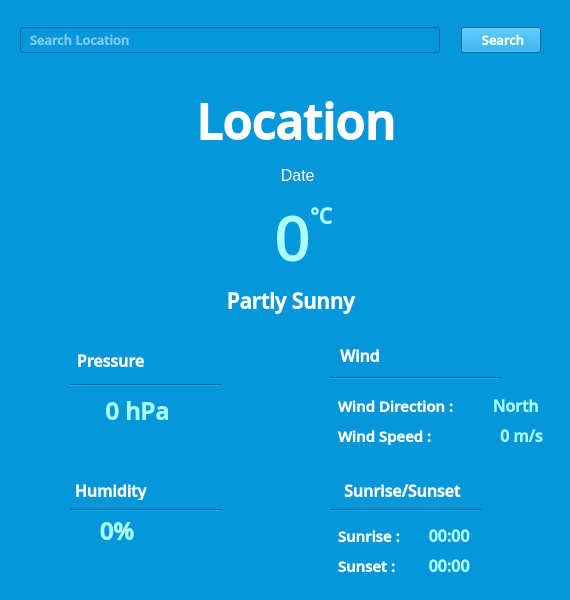
<?xml version="1.0" encoding="UTF-8"?>
<ui version="4.0">
 <class>Widget</class>
 <widget class="QWidget" name="Widget">
  <property name="geometry">
   <rect>
    <x>0</x>
    <y>0</y>
    <width>570</width>
    <height>600</height>
   </rect>
  </property>
  <property name="minimumSize">
   <size>
    <width>570</width>
    <height>600</height>
   </size>
  </property>
  <property name="maximumSize">
   <size>
    <width>570</width>
    <height>600</height>
   </size>
  </property>
  <property name="windowTitle">
   <string>Weather</string>
  </property>
  <property name="windowIcon">
   <iconset theme="weather"/>
  </property>
  <property name="styleSheet">
   <string notr="true">background-color:#0697da;
</string>
  </property>
  <widget class="QLabel" name="temperature">
   <property name="geometry">
    <rect>
     <x>210</x>
     <y>200</y>
     <width>101</width>
     <height>71</height>
    </rect>
   </property>
   <property name="font">
    <font>
     <family>Open Sans Semibold</family>
     <pointsize>48</pointsize>
     <bold>true</bold>
    </font>
   </property>
   <property name="cursor">
    <cursorShape>PointingHandCursor</cursorShape>
   </property>
   <property name="styleSheet">
    <string notr="true">color: rgb(170, 255, 255);</string>
   </property>
   <property name="text">
    <string>0</string>
   </property>
   <property name="alignment">
    <set>Qt::AlignRight|Qt::AlignTrailing|Qt::AlignVCenter</set>
   </property>
  </widget>
  <widget class="QLabel" name="weatherlabel">
   <property name="geometry">
    <rect>
     <x>0</x>
     <y>280</y>
     <width>581</width>
     <height>41</height>
    </rect>
   </property>
   <property name="font">
    <font>
     <family>Open Sans Semibold</family>
     <pointsize>16</pointsize>
     <bold>true</bold>
    </font>
   </property>
   <property name="styleSheet">
    <string notr="true">color: #ffffff;</string>
   </property>
   <property name="text">
    <string>Partly Sunny</string>
   </property>
   <property name="alignment">
    <set>Qt::AlignCenter</set>
   </property>
  </widget>
  <widget class="QLabel" name="date">
   <property name="geometry">
    <rect>
     <x>0</x>
     <y>160</y>
     <width>591</width>
     <height>31</height>
    </rect>
   </property>
   <property name="font">
    <font>
     <family>Yu Gothic UI</family>
     <pointsize>12</pointsize>
    </font>
   </property>
   <property name="styleSheet">
    <string notr="true">color: #ffffff;</string>
   </property>
   <property name="text">
    <string> Date</string>
   </property>
   <property name="alignment">
    <set>Qt::AlignCenter</set>
   </property>
  </widget>
  <widget class="QLabel" name="sunrise">
   <property name="geometry">
    <rect>
     <x>340</x>
     <y>470</y>
     <width>161</width>
     <height>41</height>
    </rect>
   </property>
   <property name="font">
    <font>
     <family>Open Sans Semibold</family>
     <pointsize>12</pointsize>
     <bold>true</bold>
    </font>
   </property>
   <property name="styleSheet">
    <string notr="true">color: #ffffff;</string>
   </property>
   <property name="text">
    <string> Sunrise/Sunset</string>
   </property>
  </widget>
  <widget class="Line" name="line_3">
   <property name="geometry">
    <rect>
     <x>70</x>
     <y>375</y>
     <width>151</width>
     <height>21</height>
    </rect>
   </property>
   <property name="font">
    <font>
     <bold>true</bold>
    </font>
   </property>
   <property name="styleSheet">
    <string notr="true">color: rgb(170, 255, 255);</string>
   </property>
   <property name="orientation">
    <enum>Qt::Horizontal</enum>
   </property>
  </widget>
  <widget class="QLabel" name="wind">
   <property name="geometry">
    <rect>
     <x>340</x>
     <y>340</y>
     <width>111</width>
     <height>31</height>
    </rect>
   </property>
   <property name="font">
    <font>
     <family>Open Sans Semibold</family>
     <pointsize>12</pointsize>
     <bold>true</bold>
    </font>
   </property>
   <property name="styleSheet">
    <string notr="true">color: #ffffff;</string>
   </property>
   <property name="text">
    <string>Wind</string>
   </property>
  </widget>
  <widget class="QWidget" name="layoutWidget">
   <property name="geometry">
    <rect>
     <x>20</x>
     <y>20</y>
     <width>521</width>
     <height>41</height>
    </rect>
   </property>
   <layout class="QHBoxLayout" name="horizontalLayout">
    <item>
     <widget class="QLineEdit" name="query">
      <property name="font">
       <font>
        <family>Open Sans Semibold</family>
        <pointsize>10</pointsize>
        <bold>true</bold>
       </font>
      </property>
      <property name="styleSheet">
       <string notr="true">color: #ffffff;
border-color: rgb(255, 255, 255);</string>
      </property>
      <property name="placeholderText">
       <string>  Search Location</string>
      </property>
     </widget>
    </item>
    <item>
     <widget class="QLabel" name="queryLabel">
      <property name="font">
       <font>
        <family>Yu Gothic UI</family>
        <pointsize>11</pointsize>
        <bold>true</bold>
       </font>
      </property>
      <property name="styleSheet">
       <string notr="true">color: rgb(255, 255, 255);</string>
      </property>
      <property name="text">
       <string/>
      </property>
     </widget>
    </item>
    <item>
     <widget class="QPushButton" name="queryButton">
      <property name="font">
       <font>
        <family>Open Sans Semibold</family>
        <pointsize>10</pointsize>
        <bold>true</bold>
       </font>
      </property>
      <property name="styleSheet">
       <string notr="true">color: #ffffff;
border-color: rgba(1,148,217,255);
background-color: rgba(1,148,217,255);</string>
      </property>
      <property name="text">
       <string> Search</string>
      </property>
     </widget>
    </item>
   </layout>
  </widget>
  <widget class="QWidget" name="layoutWidget">
   <property name="geometry">
    <rect>
     <x>330</x>
     <y>520</y>
     <width>181</width>
     <height>31</height>
    </rect>
   </property>
   <property name="styleSheet">
    <string notr="true">color: rgb(255, 255, 255);</string>
   </property>
   <layout class="QHBoxLayout" name="horizontalLayout_9">
    <item>
     <widget class="QLabel" name="rise">
      <property name="font">
       <font>
        <family>Open Sans Semibold</family>
        <pointsize>11</pointsize>
        <bold>true</bold>
       </font>
      </property>
      <property name="styleSheet">
       <string notr="true">color: #ffffff;</string>
      </property>
      <property name="text">
       <string>  Sunrise : </string>
      </property>
     </widget>
    </item>
    <item>
     <widget class="QLabel" name="sunriseValue">
      <property name="font">
       <font>
        <family>Open Sans Semibold</family>
        <pointsize>12</pointsize>
        <bold>true</bold>
       </font>
      </property>
      <property name="layoutDirection">
       <enum>Qt::LeftToRight</enum>
      </property>
      <property name="styleSheet">
       <string notr="true">color: rgb(170, 255, 255);</string>
      </property>
      <property name="text">
       <string>00:00          </string>
      </property>
      <property name="alignment">
       <set>Qt::AlignRight|Qt::AlignTrailing|Qt::AlignVCenter</set>
      </property>
     </widget>
    </item>
   </layout>
  </widget>
  <widget class="QWidget" name="layoutWidget">
   <property name="geometry">
    <rect>
     <x>0</x>
     <y>80</y>
     <width>591</width>
     <height>83</height>
    </rect>
   </property>
   <property name="font">
    <font>
     <pointsize>36</pointsize>
     <bold>false</bold>
    </font>
   </property>
   <layout class="QHBoxLayout" name="horizontalLayout_4">
    <item>
     <widget class="QLabel" name="location">
      <property name="font">
       <font>
        <family>Open Sans Semibold</family>
        <pointsize>36</pointsize>
        <bold>true</bold>
       </font>
      </property>
      <property name="styleSheet">
       <string notr="true">color: #ffffff;</string>
      </property>
      <property name="text">
       <string>Location</string>
      </property>
      <property name="alignment">
       <set>Qt::AlignCenter</set>
      </property>
     </widget>
    </item>
   </layout>
  </widget>
  <widget class="QWidget" name="layoutWidget">
   <property name="geometry">
    <rect>
     <x>330</x>
     <y>550</y>
     <width>181</width>
     <height>31</height>
    </rect>
   </property>
   <property name="styleSheet">
    <string notr="true">color: rgb(255, 255, 255);</string>
   </property>
   <layout class="QHBoxLayout" name="horizontalLayout_10">
    <item>
     <widget class="QLabel" name="set">
      <property name="font">
       <font>
        <family>Open Sans Semibold</family>
        <pointsize>11</pointsize>
        <bold>true</bold>
       </font>
      </property>
      <property name="styleSheet">
       <string notr="true">color: #ffffff;</string>
      </property>
      <property name="text">
       <string>  Sunset : </string>
      </property>
     </widget>
    </item>
    <item>
     <widget class="QLabel" name="sunsetValue">
      <property name="font">
       <font>
        <family>Open Sans Semibold</family>
        <pointsize>12</pointsize>
        <bold>true</bold>
       </font>
      </property>
      <property name="styleSheet">
       <string notr="true">color: rgb(170, 255, 255);</string>
      </property>
      <property name="text">
       <string>00:00          </string>
      </property>
      <property name="alignment">
       <set>Qt::AlignRight|Qt::AlignTrailing|Qt::AlignVCenter</set>
      </property>
     </widget>
    </item>
   </layout>
  </widget>
  <widget class="QWidget" name="layoutWidget">
   <property name="geometry">
    <rect>
     <x>330</x>
     <y>420</y>
     <width>221</width>
     <height>31</height>
    </rect>
   </property>
   <layout class="QHBoxLayout" name="horizontalLayout_11">
    <item>
     <widget class="QLabel" name="windSpeed">
      <property name="font">
       <font>
        <family>Open Sans Semibold</family>
        <pointsize>11</pointsize>
        <bold>true</bold>
       </font>
      </property>
      <property name="styleSheet">
       <string notr="true">color: #ffffff;</string>
      </property>
      <property name="text">
       <string>  Wind Speed : </string>
      </property>
     </widget>
    </item>
    <item>
     <widget class="QLabel" name="windSpeedValue">
      <property name="font">
       <font>
        <family>Open Sans Semibold</family>
        <pointsize>12</pointsize>
        <bold>true</bold>
       </font>
      </property>
      <property name="styleSheet">
       <string notr="true">color: rgb(170, 255, 255);</string>
      </property>
      <property name="text">
       <string>    0 m/s  </string>
      </property>
      <property name="alignment">
       <set>Qt::AlignRight|Qt::AlignTrailing|Qt::AlignVCenter</set>
      </property>
     </widget>
    </item>
   </layout>
  </widget>
  <widget class="QWidget" name="layoutWidget">
   <property name="geometry">
    <rect>
     <x>330</x>
     <y>390</y>
     <width>221</width>
     <height>31</height>
    </rect>
   </property>
   <layout class="QHBoxLayout" name="horizontalLayout_12">
    <item>
     <widget class="QLabel" name="windDir">
      <property name="font">
       <font>
        <family>Open Sans Semibold</family>
        <pointsize>11</pointsize>
        <bold>true</bold>
       </font>
      </property>
      <property name="styleSheet">
       <string notr="true">color: #ffffff;</string>
      </property>
      <property name="text">
       <string>  Wind Direction : </string>
      </property>
     </widget>
    </item>
    <item>
     <widget class="QLabel" name="windDirValue">
      <property name="font">
       <font>
        <family>Open Sans Semibold</family>
        <pointsize>12</pointsize>
        <bold>true</bold>
       </font>
      </property>
      <property name="styleSheet">
       <string notr="true">color: rgb(170, 255, 255);</string>
      </property>
      <property name="text">
       <string>North   </string>
      </property>
      <property name="alignment">
       <set>Qt::AlignRight|Qt::AlignTrailing|Qt::AlignVCenter</set>
      </property>
     </widget>
    </item>
   </layout>
  </widget>
  <widget class="QLabel" name="celciusTemp">
   <property name="geometry">
    <rect>
     <x>310</x>
     <y>200</y>
     <width>51</width>
     <height>31</height>
    </rect>
   </property>
   <property name="font">
    <font>
     <family>Open Sans Semibold</family>
     <pointsize>16</pointsize>
     <bold>true</bold>
    </font>
   </property>
   <property name="styleSheet">
    <string notr="true">color: rgb(170, 255, 255);</string>
   </property>
   <property name="text">
    <string>°C</string>
   </property>
  </widget>
  <widget class="QLabel" name="pressurevalue">
   <property name="geometry">
    <rect>
     <x>70</x>
     <y>390</y>
     <width>134</width>
     <height>41</height>
    </rect>
   </property>
   <property name="font">
    <font>
     <family>Open Sans Semibold</family>
     <pointsize>18</pointsize>
     <bold>true</bold>
    </font>
   </property>
   <property name="styleSheet">
    <string notr="true">color: rgb(170, 255, 255);
</string>
   </property>
   <property name="text">
    <string>0 hPa</string>
   </property>
   <property name="alignment">
    <set>Qt::AlignCenter</set>
   </property>
  </widget>
  <widget class="QLabel" name="humidityValue">
   <property name="geometry">
    <rect>
     <x>50</x>
     <y>510</y>
     <width>121</width>
     <height>41</height>
    </rect>
   </property>
   <property name="font">
    <font>
     <family>Open Sans Semibold</family>
     <pointsize>18</pointsize>
     <bold>true</bold>
    </font>
   </property>
   <property name="styleSheet">
    <string notr="true">color: rgb(170, 255, 255);
</string>
   </property>
   <property name="text">
    <string>  0%</string>
   </property>
   <property name="alignment">
    <set>Qt::AlignCenter</set>
   </property>
  </widget>
  <widget class="QLabel" name="pressure">
   <property name="geometry">
    <rect>
     <x>10</x>
     <y>340</y>
     <width>201</width>
     <height>41</height>
    </rect>
   </property>
   <property name="font">
    <font>
     <family>Open Sans Semibold</family>
     <pointsize>12</pointsize>
     <bold>true</bold>
    </font>
   </property>
   <property name="styleSheet">
    <string notr="true">color: #ffffff;</string>
   </property>
   <property name="text">
    <string>Pressure</string>
   </property>
   <property name="alignment">
    <set>Qt::AlignCenter</set>
   </property>
  </widget>
  <widget class="QLabel" name="humidity">
   <property name="geometry">
    <rect>
     <x>10</x>
     <y>470</y>
     <width>201</width>
     <height>41</height>
    </rect>
   </property>
   <property name="font">
    <font>
     <family>Open Sans Semibold</family>
     <pointsize>12</pointsize>
     <bold>true</bold>
    </font>
   </property>
   <property name="styleSheet">
    <string notr="true">color: #ffffff;</string>
   </property>
   <property name="text">
    <string>Humidity</string>
   </property>
   <property name="alignment">
    <set>Qt::AlignCenter</set>
   </property>
  </widget>
  <widget class="Line" name="line_5">
   <property name="geometry">
    <rect>
     <x>330</x>
     <y>500</y>
     <width>151</width>
     <height>20</height>
    </rect>
   </property>
   <property name="font">
    <font>
     <bold>true</bold>
    </font>
   </property>
   <property name="styleSheet">
    <string notr="true">color: rgb(170, 255, 255);</string>
   </property>
   <property name="orientation">
    <enum>Qt::Horizontal</enum>
   </property>
  </widget>
  <widget class="Line" name="line_4">
   <property name="geometry">
    <rect>
     <x>70</x>
     <y>500</y>
     <width>151</width>
     <height>21</height>
    </rect>
   </property>
   <property name="font">
    <font>
     <bold>true</bold>
    </font>
   </property>
   <property name="styleSheet">
    <string notr="true">color: rgb(170, 255, 255);</string>
   </property>
   <property name="orientation">
    <enum>Qt::Horizontal</enum>
   </property>
  </widget>
  <widget class="Line" name="line_6">
   <property name="geometry">
    <rect>
     <x>330</x>
     <y>370</y>
     <width>171</width>
     <height>16</height>
    </rect>
   </property>
   <property name="font">
    <font>
     <bold>true</bold>
    </font>
   </property>
   <property name="styleSheet">
    <string notr="true">color: rgb(170, 255, 255);</string>
   </property>
   <property name="orientation">
    <enum>Qt::Horizontal</enum>
   </property>
  </widget>
 </widget>
 <resources/>
 <connections/>
</ui>
